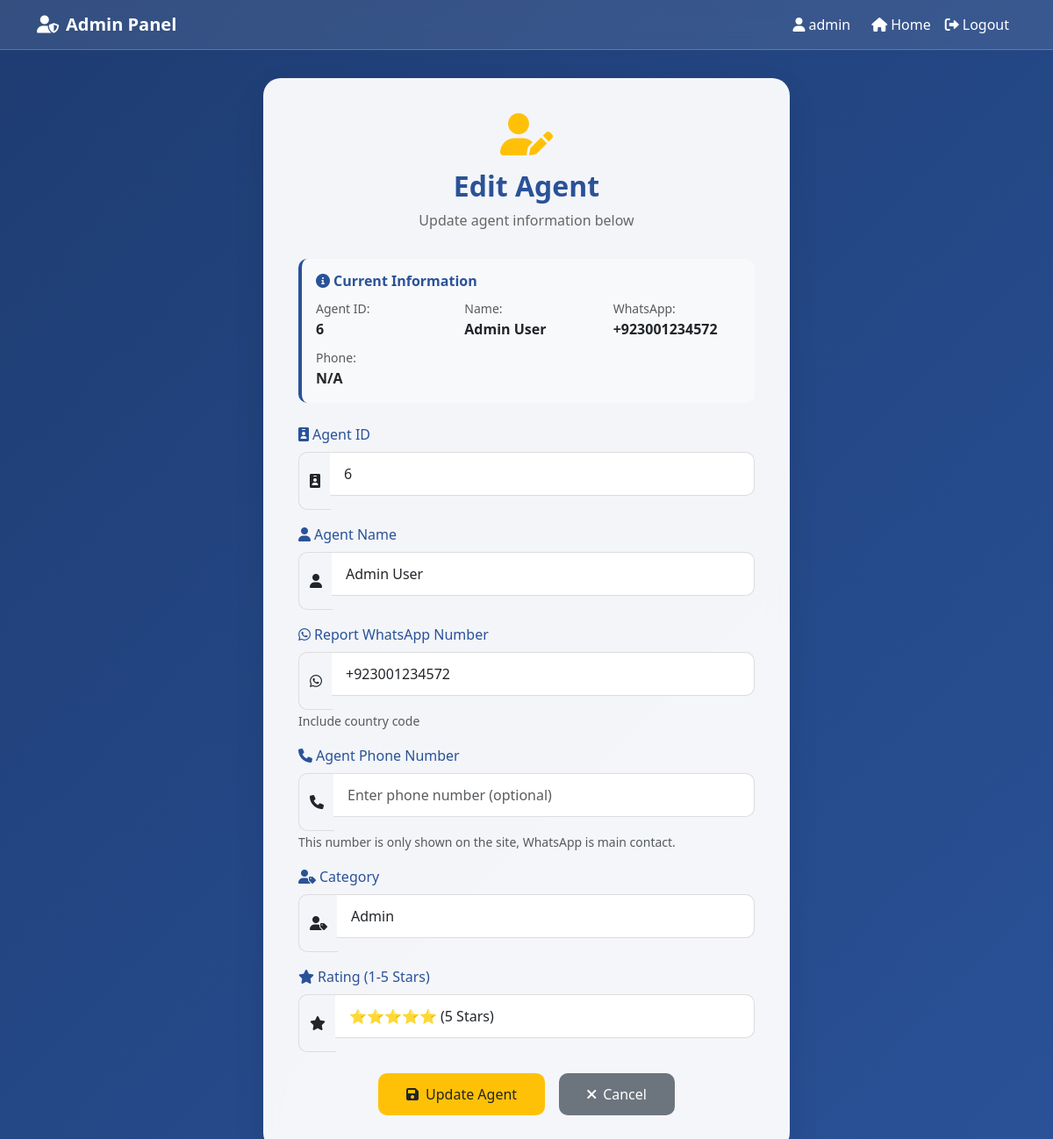
/edit_agent/6 (signed in), run on the app's committed database.
### tables this page shows
CREATE TABLE agents (
            id INTEGER PRIMARY KEY AUTOINCREMENT,
            name TEXT NOT NULL,
            whatsapp_number TEXT NOT NULL,
            city TEXT NOT NULL,
            created_at TIMESTAMP DEFAULT CURRENT_TIMESTAMP
        , category TEXT DEFAULT "Admin", rating INTEGER DEFAULT 5);

### app.py (the view, shortened to what this page needs)
@app.route('/edit_agent/<int:agent_id>', methods=['GET', 'POST'])
@login_required
def edit_agent(agent_id):
    conn = get_db_connection()
    agent = conn.execute('SELECT * FROM agents WHERE id = ?', (agent_id,)).fetchone()
    if not agent:
        conn.close()
        flash('Agent not found', 'danger')
        return redirect(url_for('admin'))
    conn.close()
    return render_template('edit_agent.html', agent=agent)

### app.py (called while the page is built)
def get_db_connection():
    conn = sqlite3.connect('database.db', timeout=5, check_same_thread=False)
    conn.row_factory = sqlite3.Row
    return conn

def login_required(f):
    @wraps(f)
    def decorated_function(*args, **kwargs):
        if 'admin_id' not in session:
            return redirect(url_for('login'))
        return f(*args, **kwargs)
    return decorated_function

### templates/edit_agent.html (shortened to what this page needs)
<!DOCTYPE html>
<html lang="ur">
<head>
    <link href="https://cdn.jsdelivr.net/npm/bootstrap@5.3.0/dist/css/bootstrap.min.css" rel="stylesheet">
    <link href="https://cdnjs.cloudflare.com/ajax/libs/font-awesome/6.0.0/css/all.min.css" rel="stylesheet">
</head>
<body>
    <nav class="navbar navbar-expand-lg">
        <div class="container">
            <a class="navbar-brand text-white fw-bold" href="{{ url_for('admin') }}">
                <i class="fas fa-user-shield me-2"></i>Admin Panel
            </a>
            <div class="navbar-nav ms-auto">
                <span class="navbar-text text-white me-3">
                    <i class="fas fa-user me-1"></i>{{ session.admin_username }}
                </span>
                <a class="nav-link text-white" href="{{ url_for('index') }}">
                    <i class="fas fa-home me-1"></i>Home
                </a>
                <a class="nav-link text-white" href="{{ url_for('logout') }}">
                    <i class="fas fa-sign-out-alt me-1"></i>Logout
                </a>
            </div>
        </div>
    </nav>
    <div class="container">
        <div class="form-container">
            <div class="form-header">
                <i class="fas fa-user-edit fa-3x text-warning mb-3"></i>
                <h2>Edit Agent</h2>
                <p>Update agent information below</p>
            </div>
            <div class="agent-info">
                <h6><i class="fas fa-info-circle me-1"></i>Current Information</h6>
                <div class="row">
                    <div class="col-md-4">
                        <small class="text-muted">Agent ID:</small><br>
                        <strong>{{ agent.agent_custom_id or agent.id }}</strong>
                    </div>
                    <div class="col-md-4">
                        <small class="text-muted">Name:</small><br>
                        <strong>{{ agent.name }}</strong>
                    </div>
                    <div class="col-md-4">
                        <small class="text-muted">WhatsApp:</small><br>
                        <strong>{{ agent.whatsapp_number }}</strong>
                    </div>
                </div>
                <div class="row mt-2">
                    <div class="col-md-4">
                        <small class="text-muted">Phone:</small><br>
                        <strong>{{ agent.phone_number or 'N/A' }}</strong>
                    </div>
                </div>
            </div>
            <form method="POST">
                <div class="mb-3">
                    <label for="agent_custom_id" class="form-label">
                        <i class="fas fa-id-badge me-1"></i>Agent ID
                    </label>
                    <div class="input-group">
                        <span class="input-group-text">
                            <i class="fas fa-id-badge"></i>
                        </span>
                        <input type="text" name="agent_custom_id" id="agent_custom_id" class="form-control"
                               value="{{ agent.agent_custom_id or agent.id }}" placeholder="Enter agent ID" required>
                    </div>
                </div>
                <div class="mb-3">
                    <label for="name" class="form-label">
                        <i class="fas fa-user me-1"></i>Agent Name
                    </label>
                    <div class="input-group">
                        <span class="input-group-text">
                            <i class="fas fa-user"></i>
                        </span>
                        <input type="text" name="name" id="name" class="form-control"
                               value="{{ agent.name }}" placeholder="Enter agent name" required>
                    </div>
                </div>
                <div class="mb-3">
                    <label for="whatsapp_number" class="form-label">
                        <i class="fab fa-whatsapp me-1"></i>Report WhatsApp Number
                    </label>
                    <div class="input-group">
                        <span class="input-group-text">
                            <i class="fab fa-whatsapp"></i>
                        </span>
                        <input type="tel" name="whatsapp_number" id="whatsapp_number"
                               class="form-control" value="{{ agent.whatsapp_number }}"
                               placeholder="Enter WhatsApp number with country code" required>
                    </div>
                    <small class="text-muted">Include country code</small>
                </div>
                <div class="mb-3">
                    <label for="phone_number" class="form-label">
                        <i class="fas fa-phone me-1"></i>Agent Phone Number
                    </label>
                    <div class="input-group">
                        <span class="input-group-text">
                            <i class="fas fa-phone"></i>
                        </span>
                        <input type="tel" name="phone_number" id="phone_number"
                               class="form-control" value="{{ agent.phone_number or '' }}"
                               placeholder="Enter phone number (optional)">
                    </div>
                    <small class="text-muted">This number is only shown on the site, WhatsApp is main contact.</small>
                </div>
                <div class="mb-3">
                    <label for="category" class="form-label">
                        <i class="fas fa-user-tag me-1"></i>Category
                    </label>
                    <div class="input-group">
                        <span class="input-group-text">
                            <i class="fas fa-user-tag"></i>
                        </span>
                        <select name="category" id="category" class="form-control" required>
                            <option value="Admin" {% if agent.category == 'Admin' %}selected{% endif %}>Admin</option>
                        </select>
                    </div>
                </div>
                <div class="mb-4">
                    <label for="rating" class="form-label">
                        <i class="fas fa-star me-1"></i>Rating (1-5 Stars)
                    </label>
                    <div class="input-group">
                        <span class="input-group-text">
                            <i class="fas fa-star"></i>
                        </span>
                        <select name="rating" id="rating" class="form-control" required>
                            <option value="5" {% if agent.rating == 5 %}selected{% endif %}>⭐⭐⭐⭐⭐ (5 Stars)</option>
                        </select>
                    </div>
                </div>
                <div class="d-flex justify-content-center gap-3">
                    <button type="submit" class="btn btn-submit">
                        <i class="fas fa-save me-2"></i>Update Agent
                    </button>
                    <a href="{{ url_for('admin') }}" class="btn btn-cancel">
                        <i class="fas fa-times me-2"></i>Cancel
                    </a>
                </div>
            </form>
        </div>
    </div>
</body>
</html>

### templates/edit_agent.html (style rules this page uses)
body { background: linear-gradient(135deg, #1e3c72 0%, #2a5298 100%); min-height: 100vh; font-family: 'Segoe UI', Tahoma, Geneva, Verdana, sans-serif; }
.navbar { background: rgba(255, 255, 255, 0.1); backdrop-filter: blur(10px); border-bottom: 1px solid rgba(255, 255, 255, 0.2); }
.form-container { background: rgba(255, 255, 255, 0.95); backdrop-filter: blur(10px); border-radius: 20px; padding: 2.5rem; box-shadow: 0 15px 35px rgba(0, 0, 0, 0.1); max-width: 600px; margin: 2rem auto; }
.form-header { text-align: center; margin-bottom: 2rem; }
.form-header h2 { color: #2a5298; font-weight: 600; margin-bottom: 0.5rem; }
.form-header p { color: #666; margin-bottom: 0; }
.form-control { border-radius: 10px; border: 1px solid #ddd; padding: 0.75rem 1rem; margin-bottom: 1rem; }
.btn-submit { background: #ffc107; color: #212529; border: none; border-radius: 10px; padding: 0.75rem 2rem; font-weight: 500; transition: all 0.3s ease; }
.btn-cancel { background: #6c757d; color: white; border: none; border-radius: 10px; padding: 0.75rem 2rem; font-weight: 500; transition: all 0.3s ease; }
.input-group-text { background: transparent; border: 1px solid #ddd; border-right: none; border-radius: 10px 0 0 10px; }
.input-group .form-control { border-left: none; border-radius: 0 10px 10px 0; }
.form-label { color: #2a5298; font-weight: 500; margin-bottom: 0.5rem; }
.agent-info { background: #f8f9fa; border-radius: 10px; padding: 1rem; margin-bottom: 1.5rem; border-left: 4px solid #2a5298; }
.agent-info h6 { color: #2a5298; font-weight: 600; margin-bottom: 0.5rem; }

### data on the page
agents: admin_username "admin", id "6", name "Admin User", whatsapp_number "+923001234572", agent_custom_id "6", category "Admin", rating "⭐⭐⭐⭐⭐ (5 Stars)"

### other printed values
{{ agent.phone_number or 'N/A' }} "N/A"
